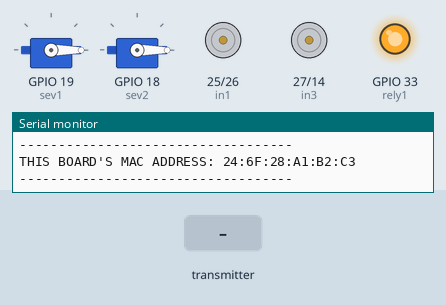
A sketch run on a simulated ESP32. Shown: 2 × servo, motor-driver pin pairs drawn as motors (green arrow = first pin HIGH = forward, orange = second pin HIGH = backward, longer = more drive), output pins drawn as LEDs (lit = HIGH), the last lines printed to the serial monitor. Inputs (shaded band) come from the test bench.

Above: at 1.4 s.
1.5 s: the transmitter starts sending x = 0
At 2.0 s:
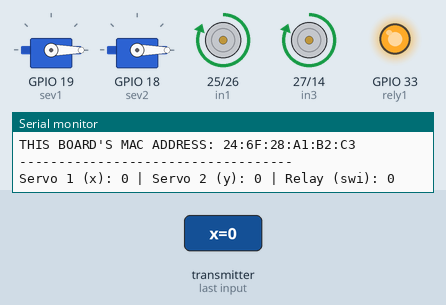
3.0 s: the transmitter starts sending back = 1024
At 4.2 s:
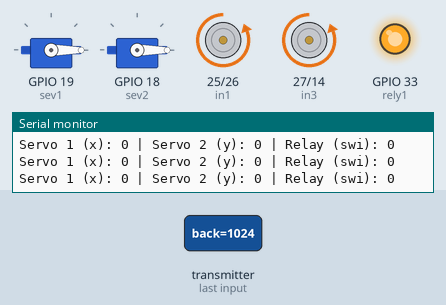
4.5 s: the transmitter starts sending front = 1024
At 5.5 s:
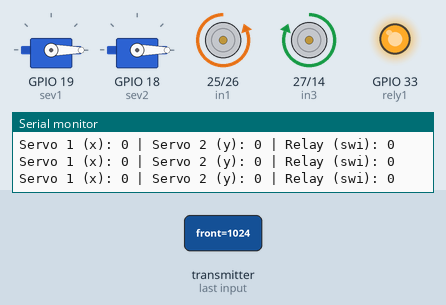
6.0 s: the transmitter starts sending right = 1024
At 6.7 s:
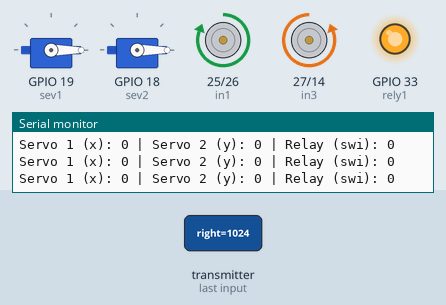
7.5 s: the transmitter starts sending right = 0
At 7.8 s:
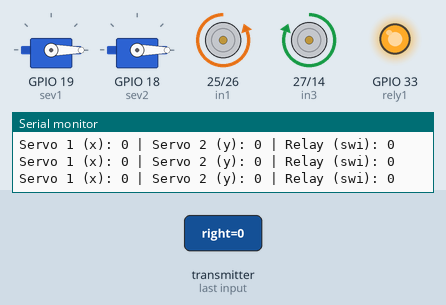
9.0 s: the transmitter starts sending right = 2048
At 10.1 s:
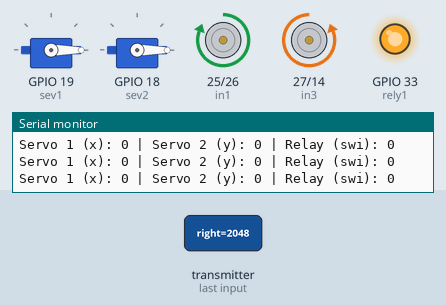
Timing chart, 0 to 11.5 s (numbered marks = the images above; inputs shaded):
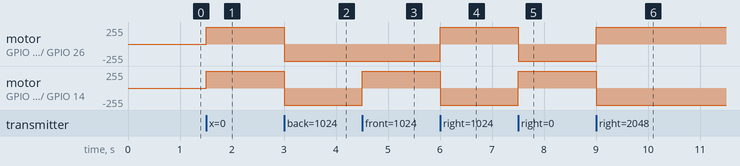

The sketch:

ESP32_L298N_Transmitter_ESPNOW.ino
```cpp
#include <ESP32Servo.h>
#include <esp_now.h>
#include <WiFi.h>

// Motor Driver Pins
#define in1 25
#define in2 26
#define in3 27
#define in4 14

// Relay Pin
#define rely1 33

// Servo Pins
#define sev1 19
#define sev2 18

Servo s1;
Servo s2;

// --- SERVO 1 CONFIGURATION ---
const int servo1_TargetAngle = 90; // Change this to the angle you want Servo 1 to stop at

// --- SERVO 2 SWEEP VARIABLES ---
unsigned long sweepPreviousMillis = 0;
const long sweepInterval = 15; // Speed of the sweep (15ms per 1 degree). Lower is faster.
int servo2Pos = 0;             // Current position of Servo 2
int servo2Step = 1;            // Direction of sweep (1 for up, -1 for down)
// -----------------------------

typedef struct struct_message {
  int x;
  int y;
  int swi;
  int front;
  int back;
  int left;
  int right;
  int speed;
} struct_message;
struct_message data;

// CALLBACK SIGNATURE for ESP32 Core 3.x
void OnDataRecv(const esp_now_recv_info_t *esp_now_info, const uint8_t *incomingData, int len) {
  memcpy(&data, incomingData, sizeof(data));

  // 1. MOTOR DIRECTION LOGIC
  if(data.back == 0){
    digitalWrite(in1,HIGH);
    digitalWrite(in2,LOW);
    digitalWrite(in3,HIGH);
    digitalWrite(in4,LOW);
  }
  else if(data.front == 0){
    digitalWrite(in1,LOW);
    digitalWrite(in2,HIGH);
    digitalWrite(in3,LOW);
    digitalWrite(in4,HIGH);
  }
  else if(data.right == 0){
    digitalWrite(in1,LOW);
    digitalWrite(in2,HIGH);
    digitalWrite(in3,HIGH);
    digitalWrite(in4,LOW);
  }
  else if(data.left == 0){
    digitalWrite(in1,HIGH);
    digitalWrite(in2,LOW);
    digitalWrite(in3,LOW);
    digitalWrite(in4,HIGH);
  }
  else{
    digitalWrite(in1,LOW);
    digitalWrite(in2,LOW);
    digitalWrite(in3,LOW);
    digitalWrite(in4,LOW);
  }

  // 2. RELAY LOGIC (Assuming standard Active-Low relay module)
  if (data.swi == 1){
    digitalWrite(rely1, LOW);  // Relay ON
  }
  else{
    digitalWrite(rely1, HIGH); // Relay OFF
  }

  // Debug Print to Serial Monitor
  Serial.print("Servo 1 (x): "); Serial.print(data.x);
  Serial.print(" | Servo 2 (y): "); Serial.print(data.y);
  Serial.print(" | Relay (swi): "); Serial.println(data.swi);
}

void setup() {
  Serial.begin(115200);

  // Set device as a Wi-Fi Station
  WiFi.mode(WIFI_STA);
  delay(200);

  if (esp_now_init() != ESP_OK) {
    Serial.println("Error initializing ESP-NOW");
    return;
  }

  // PRINT THIS BOARD'S MAC ADDRESS
  Serial.println();
  Serial.println("-----------------------------------");
  Serial.print("THIS BOARD'S MAC ADDRESS: ");
  Serial.println(WiFi.macAddress());
  Serial.println("-----------------------------------");
  Serial.println();

  esp_now_register_recv_cb(OnDataRecv);

  // Setup Outputs
  pinMode(in1,OUTPUT);
  pinMode(in2,OUTPUT);
  pinMode(in3,OUTPUT);
  pinMode(in4,OUTPUT);
  pinMode(rely1,OUTPUT);

  // Default relay to OFF state on boot
  digitalWrite(rely1, HIGH);

  s1.attach(sev1);
  s2.attach(sev2);

  // Start both servos at 0 degrees
  s1.write(0);
  s2.write(0);
}

void loop() {

  // --- SERVO 1 LOGIC (Fixed Angle) ---
  if (data.x == 1) {
    s1.write(servo1_TargetAngle); // Go to 90 degrees (or whatever you set above)
  } else {
    s1.write(0); // Return to 0 degrees
  }


  // --- SERVO 2 LOGIC (Continuous Sweep 0 to 180) ---
  if (data.y == 1) {

    unsigned long currentMillis = millis();

    // Check if it's time to move Servo 2 by 1 degree
    if (currentMillis - sweepPreviousMillis >= sweepInterval) {
      sweepPreviousMillis = currentMillis;

      servo2Pos = servo2Pos + servo2Step; // Move by 1 step

      // If we reach the limits (180 or 0), reverse the direction
      if (servo2Pos >= 180) {
        servo2Pos = 180;
        servo2Step = -1; // Change direction to go down
      } else if (servo2Pos <= 0) {
        servo2Pos = 0;
        servo2Step = 1; // Change direction to go up
      }

      // Update Servo 2 position
      s2.write(servo2Pos);
    }

  } else {
    // If data.y is 0, gently return Servo 2 to 0 and hold it there
    if (servo2Pos != 0) {
      servo2Pos = 0;
      servo2Step = 1; // Reset step direction for next time
      s2.write(0);
    }
  }

}
```

Measured:
- after the input at 1.5 s, motor on GPIO 25 (in1) / GPIO 26 (in2), motor on GPIO 27 (in3) / GPIO 14 (in4): stopped → forward 255/255 at once
- after the input at 3.0 s, motor on GPIO 25 (in1) / GPIO 26 (in2), motor on GPIO 27 (in3) / GPIO 14 (in4): forward 255/255 → backward 255/255 at once
- after the input at 4.5 s, motor on GPIO 27 (in3) / GPIO 14 (in4): backward 255/255 → forward 255/255 at once
- after the input at 6.0 s, motor on GPIO 25 (in1) / GPIO 26 (in2): backward 255/255 → forward 255/255 at once; motor on GPIO 27 (in3) / GPIO 14 (in4): forward 255/255 → backward 255/255 at once
- after the input at 7.5 s, motor on GPIO 25 (in1) / GPIO 26 (in2): forward 255/255 → backward 255/255 at once; motor on GPIO 27 (in3) / GPIO 14 (in4): backward 255/255 → forward 255/255 at once
- after the input at 9.0 s, motor on GPIO 25 (in1) / GPIO 26 (in2): backward 255/255 → forward 255/255 at once; motor on GPIO 27 (in3) / GPIO 14 (in4): forward 255/255 → backward 255/255 at once
